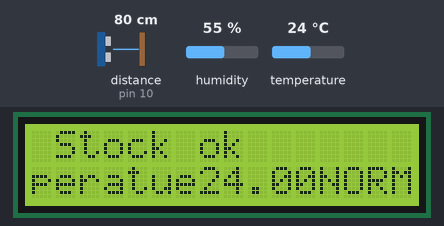
The sketch below on a simulated Arduino Uno, built with avr-gcc and run on an emulated ATmega328P. Parts: 16×2 character LCD. Wiring (inferred from the names in the program): ultrasonic range finder: trigger pin 9; echo pin 10. The test bench sets the inputs (shaded band); at power-on: distance to the obstacle (sensor on pin 10) 80 cm, temperature 24 °C, humidity 55 %. The echo pulse lasts 58.3 µs per cm; what the sketch prints to the serial monitor is not drawn.

Above: at 1.2 s.
1.3 s: distance to the obstacle (sensor on pin 10) set to 12 cm
13.0 s: distance to the obstacle (sensor on pin 10) set to 9 cm
At 17.93 s:
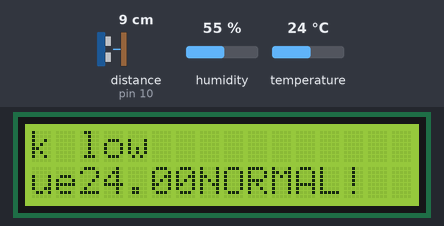
20.1 s: temperature set to 34 °C
At 28.3 s:
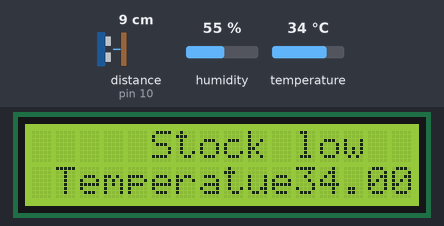
28.4 s: temperature set to 37 °C
At 34.8 s:
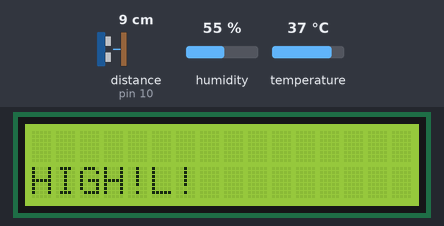
35.0 s: distance to the obstacle (sensor on pin 10) set to 18 cm
41.6 s: temperature set to 12 °C
At 47.33 s:
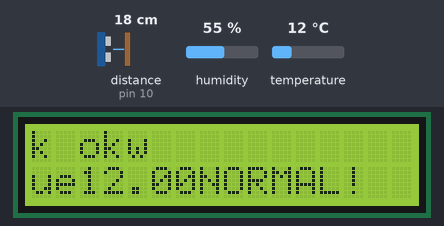

The sketch:

sketch_apr24a.ino
```cpp
#include "DHT.h"
#define Dpin 2
#include <Wire.h>
#include <Wire.h>
#include <LiquidCrystal_I2C.h>

LiquidCrystal_I2C lcd(0x27,16,2);  // set the LCD address to 0x27 for a 16 chars and 2 line display
int scrollSpeed = 300;

const int t_pin = 9;
const int e_pin = 10;
long duration;
int dis_cm;
DHT dht(Dpin, DHT11);

void setup() {
  // put your setup code here, to run once:
  lcd.init();                      // initialize the lcd
  lcd.backlight();
  pinMode(t_pin,OUTPUT);
  pinMode(e_pin,INPUT);
  Serial.begin(9600);

  dht.begin();


}

void loop() {
  // put your main code here, to run repeatedly:

  float humi  = dht.readHumidity();
  float tempC = dht.readTemperature();
  float tempF = dht.readTemperature(true);

   digitalWrite(t_pin, LOW);
   delayMicroseconds(2);
   digitalWrite(t_pin, HIGH);
   delayMicroseconds(10);
   digitalWrite(t_pin, LOW);
   duration = pulseIn(e_pin,HIGH);
   dis_cm = (duration * 0.034) / 2;

   if(dis_cm < 10 || dis_cm == 1184)
   {
    Serial.println("Stock low ");
    lcd.setCursor(5,0);
    lcd.print("Stock low");
   }
   else
   {
    Serial.println("Stock ok");
    lcd.setCursor(5,0);
    lcd.print("Stock ok");
   }
   Serial.print("Distance (cm): ");
   Serial.println(dis_cm);
   if (isnan(humi) || isnan(tempC) || isnan(tempF))
   {
    Serial.println("Failed to read from DHT11 sensor!");
   }
   else
   {
      lcd.setCursor(1,1);
      Serial.print("Humidity: ");
      Serial.print(humi);
      Serial.print("%");
      Serial.print("  |  ");
      lcd.print("Temperatue");
      Serial.print("Temperature: ");
      lcd.print(tempC);
      Serial.print(tempC);
      Serial.print("°C ~ ");
      Serial.print(tempF);
      Serial.println("°F");
      if(tempC > 35)
      {
        Serial.println("Temp is high");
        lcd.print("HIGH!");
      }
      else
      {
        Serial.println("Temp is normal");
        lcd.print("NORMAL!");
      }
    }


    for (int i = 0; i < 16; i++) {
    lcd.scrollDisplayLeft();
    delay(scrollSpeed);
  }
   delay(1000);
}
```

Measured:
- the behaviour switches between 11 and 10 cm on distance to the obstacle (sensor on pin 10) (found by bisection; images 0 and 1)
- the behaviour switches between 35 and 36 °C on temperature (found by bisection; images 2 and 3)
- after the input at 13.0 s, the display: first differs from a run without the input after 4.8 s (image 1)
- after the input at 28.4 s, the display: first changes after 1.1 s (image 3 shows a later state)
- after the input at 41.6 s, the display: first differs from a run without the input after 5.6 s (image 4)
